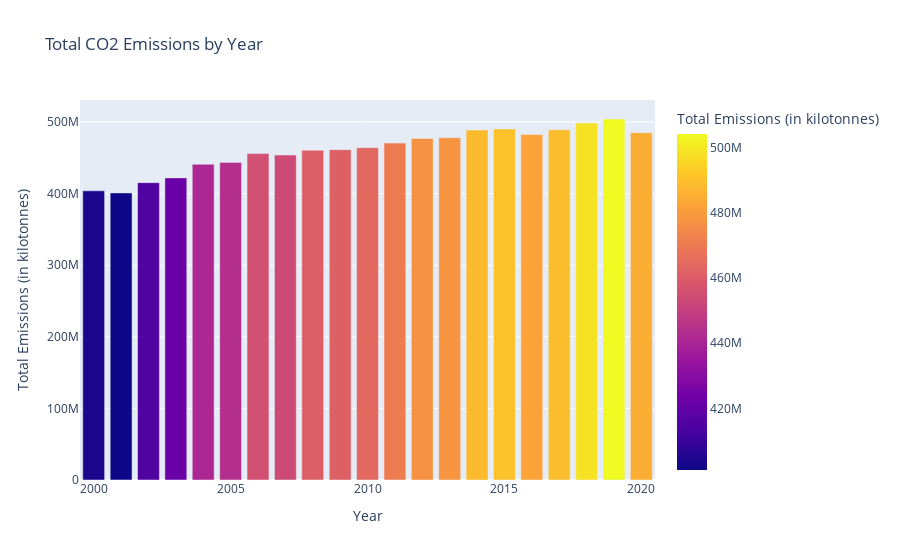

The code cell stored with this chart in its notebook:
### Markdown cell above
Now we want to graphically check per year the trend of total emissions, to do that, we'll create a bar graph, as done below:

### Code cell
# We group the data by the year to sum all the emissions
total_emissions_by_year = df_emissions_long.groupby('Year')['Emissions'].sum().reset_index()

fig = px.bar(
    total_emissions_by_year, 
    x='Year', 
    y='Emissions', 
    title='Total CO2 Emissions by Year', 
    labels={'Emissions': 'Total Emissions (in kilotonnes)', 'Year': 'Year'},
    color='Emissions', 
    color_continuous_scale='Plasma'
)

fig.show()

### Figure 1 — Plotly figure (JSON) as saved in the notebook; plotly's stock layout.template omitted (floating-point values rounded to 4 significant figures)
{"data": [{"alignmentgroup": "True", "hovertemplate": "Year=%{x}<br>Total Emissions (in kilotonnes)=%{marker.color}<extra></extra>", "legendgroup": "", "marker": {"color": [403900000.0, 401100000.0, 415400000.0, 422000000.0, 441000000.0, 443600000.0, 455900000.0, 453900000.0, 460700000.0, 461400000.0, 464200000.0, 470600000.0, 477100000.0, 478200000.0, 488900000.0, 490400000.0, 482500000.0, 489300000.0, 498600000.0, 504300000.0, 485100000.0], "coloraxis": "coloraxis", "pattern": {"shape": ""}}, "name": "", "offsetgroup": "", "orientation": "v", "showlegend": false, "textposition": "auto", "type": "bar", "x": ["2000-01-01T00:00:00", "2001-01-01T00:00:00", "2002-01-01T00:00:00", "2003-01-01T00:00:00", "2004-01-01T00:00:00", "2005-01-01T00:00:00", "2006-01-01T00:00:00", "2007-01-01T00:00:00", "2008-01-01T00:00:00", "2009-01-01T00:00:00", "2010-01-01T00:00:00", "2011-01-01T00:00:00", "2012-01-01T00:00:00", "2013-01-01T00:00:00", "2014-01-01T00:00:00", "2015-01-01T00:00:00", "2016-01-01T00:00:00", "2017-01-01T00:00:00", "2018-01-01T00:00:00", "2019-01-01T00:00:00", "2020-01-01T00:00:00"], "xaxis": "x", "y": [403900000.0, 401100000.0, 415400000.0, 422000000.0, 441000000.0, 443600000.0, 455900000.0, 453900000.0, 460700000.0, 461400000.0, 464200000.0, 470600000.0, 477100000.0, 478200000.0, 488900000.0, 490400000.0, 482500000.0, 489300000.0, 498600000.0, 504300000.0, 485100000.0], "yaxis": "y"}], "layout": {"barmode": "relative", "coloraxis": {"colorbar": {"title": {"text": "Total Emissions (in kilotonnes)"}}, "colorscale": [[0, "#0d0887"], [0.1111, "#46039f"], [0.2222, "#7201a8"], [0.3333, "#9c179e"], [0.4444, "#bd3786"], [0.5556, "#d8576b"], [0.6667, "#ed7953"], [0.7778, "#fb9f3a"], [0.8889, "#fdca26"], [1, "#f0f921"]]}, "legend": {"tracegroupgap": 0}, "title": {"text": "Total CO2 Emissions by Year"}, "xaxis": {"anchor": "y", "domain": [0, 1], "title": {"text": "Year"}}, "yaxis": {"anchor": "x", "domain": [0, 1], "title": {"text": "Total Emissions (in kilotonnes)"}}}}
